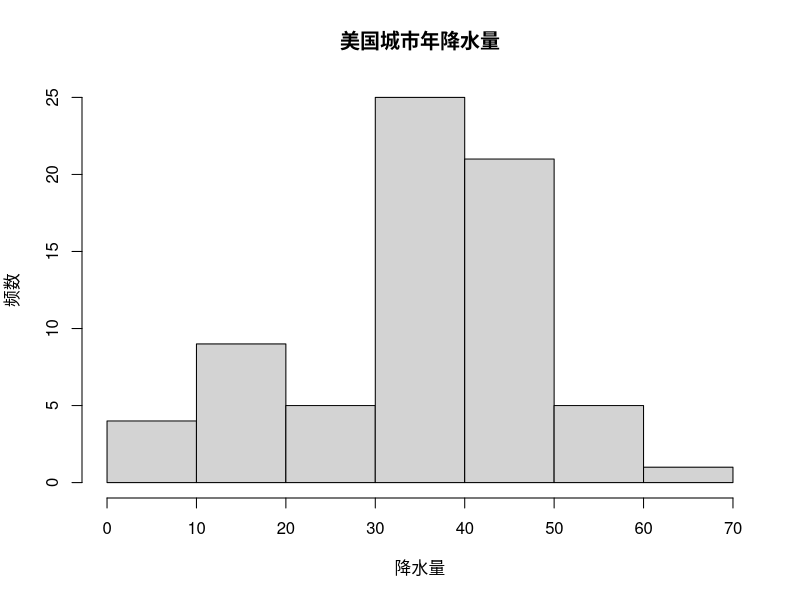
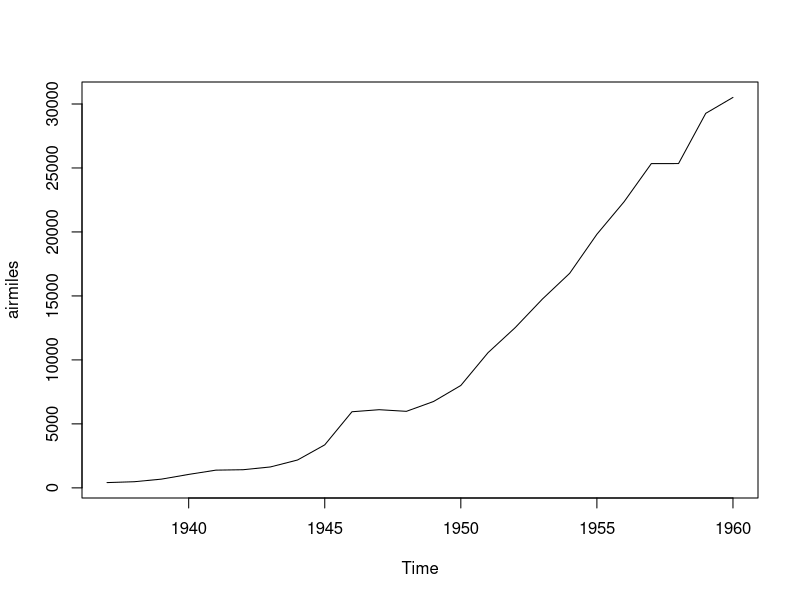
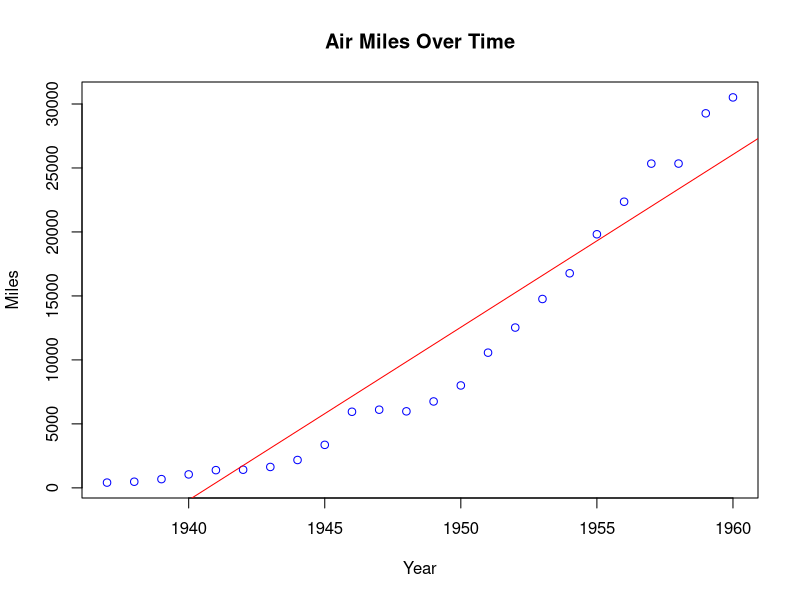
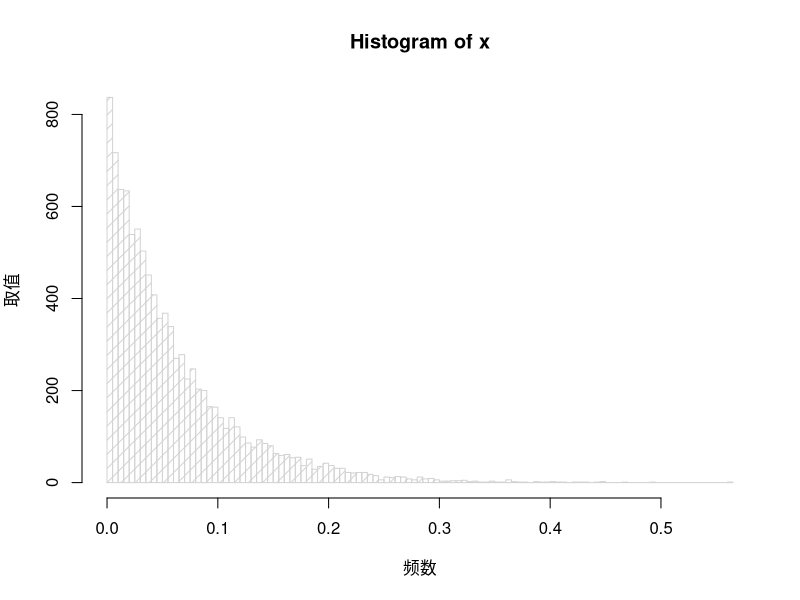

Here is the R script that generated these plots, in order:
## ---- chunk 1
data(precip)
hist(precip,
     main = "美国城市年降水量",
     xlab = "降水量",
     ylab = "频数"
     )

## ---- chunk 2
data(airmiles)
plot(airmiles)
## ---- chunk 3
df<-data.frame(Year = as.numeric(time(airmiles)),Miles = as.numeric(airmiles))
model <- lm(Miles~Year,data =df)
plot(df$Year, 
     df$Miles, 
     main="Air Miles Over Time",
     xlab="Year", 
     ylab="Miles",
     col="blue"
     )
abline(model, col="red")
## ---- chunk 4
x<-rweibull(10000,shape=1,scale=0.06)
hist(x,
     xlab='频数',
     ylab='取值',
     density=10,
     nclass=100)
